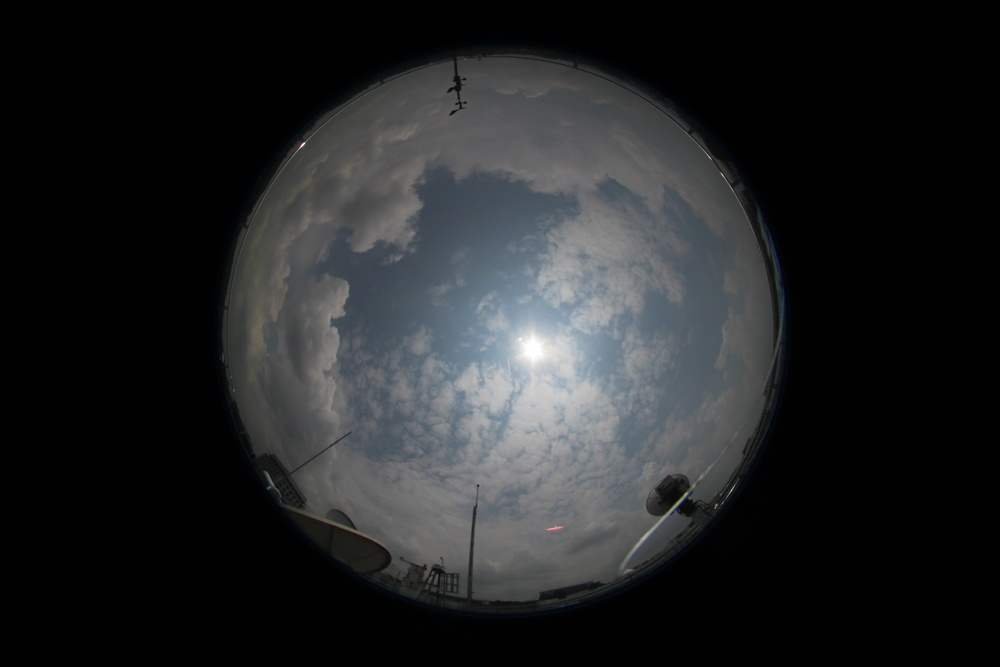
#> input picture image/2015-09-04-12-22-01-wahrsis3-med.jpg, 1000 x 667 px, shrunk from 5184 x 3456 before the run
$ python find_sun.py   (older library calls are emulated)
#> lines starting #> are read from the running program, lines starting #| are printed output that depends on the picture
#> further down, im is the input picture: shape (667, 1000, 3); mean B, G, R 37.3, 36.1, 34.6
### utilities.py
import numpy as np
import cv2
from scipy import ndimage

def where_is_sun(im, threshold_value):


	# Rotate to correct positions if required
#> called with threshold_value = 240
	lx, ly, _ = im.shape
#> lx = 667; ly = 1000
	if lx>ly:
		print ('Rotating')
		im = ndimage.rotate(im, -90)

	# Finding the centroid of sun position polygon
	red = im[:,:,2]
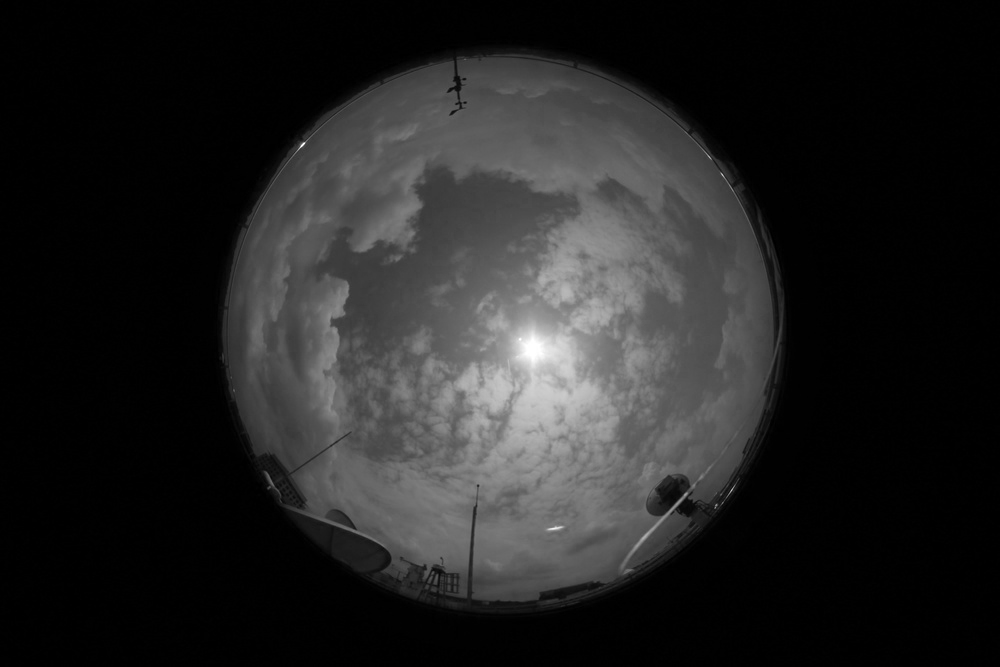
#> red: shape (667, 1000); min 0, max 255, mean 34.6
	green = im[:,:,1]
	blue = im[:,:,0]
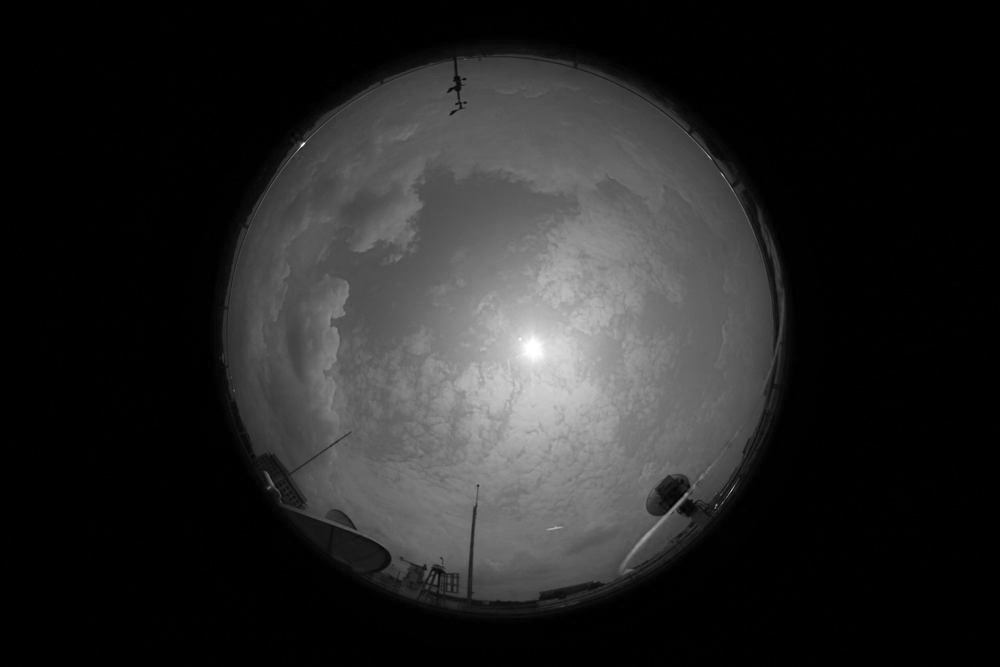
#> blue: shape (667, 1000); min 0, max 255, mean 37.3
	all_coord = np.where( red > threshold_value )
#> all_coord = 365 positions, rows 143 to 528, columns 301 to 554
	all_coord = np.asarray(all_coord)
	length = np.shape(all_coord)[1]
#> length = 365
	sum_x = np.sum(all_coord[0,:])
#> sum_x = 126738
	sum_y = np.sum(all_coord[1,:])
#> sum_y = 193442

	if (sum_x == 0 or sum_y == 0):
		centroid_x = np.nan
		centroid_y = np.nan
		print ('Sun is not visible in this image')
	else:
		centroid_x = int(sum_x/length)
#> centroid_x = 347
		centroid_y = int(sum_y/length)
#> centroid_y = 529
		print ('Sun\'s location in the image is [', str(centroid_x), ',', str(centroid_y), ']')
#| Sun's location in the image is [ 347 , 529 ]


	return (centroid_x, centroid_y)

### find_sun.py
import cv2
import matplotlib
import numpy as np
from utilities import *
import scipy.misc
import matplotlib.pyplot as plt

# Mention your sky/cloud image path here. Please make sure that your input image is inside "image" folder.
image_location = './image/2015-09-04-12-22-01-wahrsis3-med.jpg'


im = cv2.imread(image_location)
threshold_value = 240

# This is the main component that performs the computation for sun position in the image.
(centroid_x,centroid_y) = where_is_sun(im, threshold_value)
#> centroid_x = 347; centroid_y = 529


plt.figure(1)
plt.imshow(im[:,:, [2,1,0]])
plt.scatter(x=[centroid_y], y=[centroid_x], c='r', s=40)
plt.show()
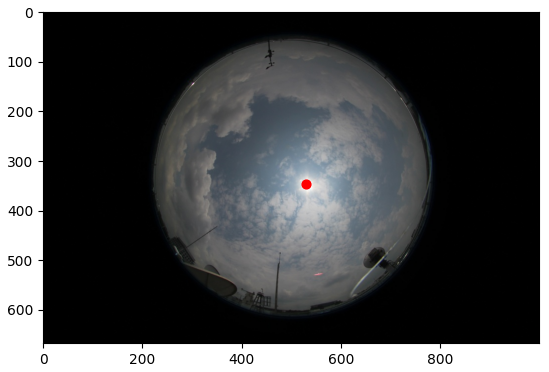
#> figure drawn by matplotlib, 1 panel

print ('Note the reference axis definition')
print ('X value = ', str(centroid_y))
#| X value =  529
print ('Y value = ', str(centroid_x))
#| Y value =  347

$ run again, with image/2015-04-21-13-30-00.jpg copied over image/2015-09-04-12-22-01-wahrsis3-med.jpg
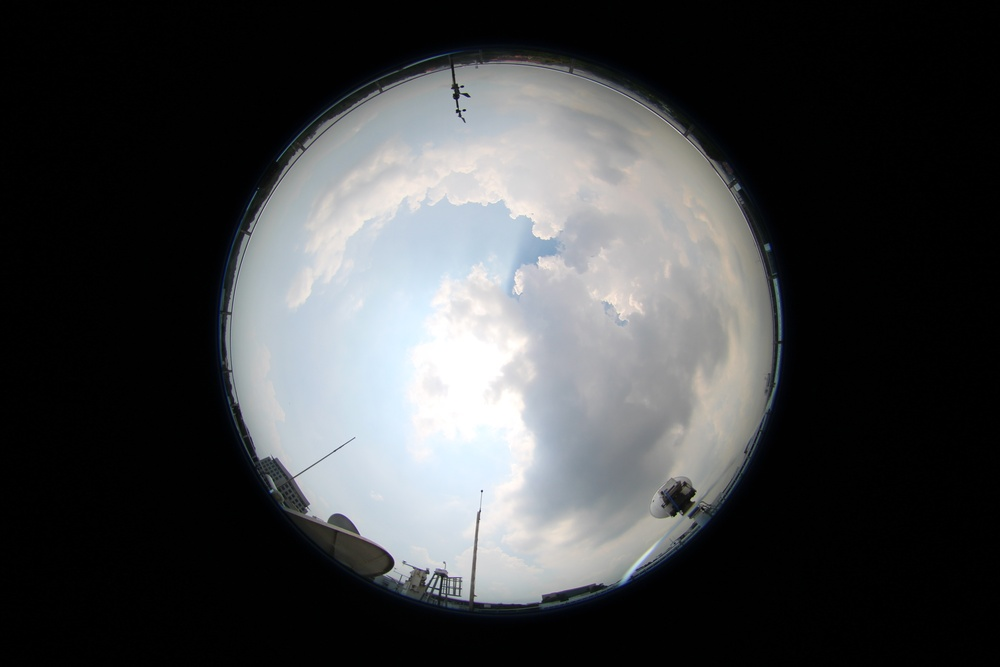
#> input picture image/2015-04-21-13-30-00.jpg, 1000 x 667 px, shrunk from 5184 x 3456 before the run
#> im is the input picture: shape (667, 1000, 3); mean B, G, R 68.8, 67.4, 65.9
#> in where_is_sun, `blue = im[:,:,0]`:
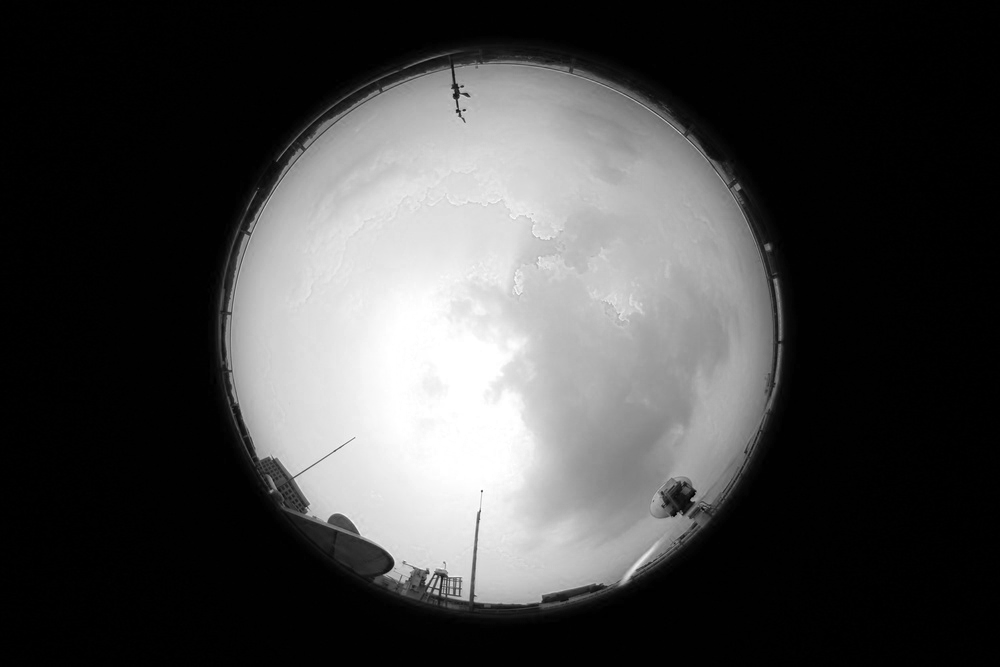
#> blue: shape (667, 1000); min 0, max 255, mean 68.8
#> all_coord = 14432 positions, rows 167 to 532, columns 352 to 636
#> sum_x = 5461701
#> sum_y = 6752564
#> in where_is_sun, `centroid_x = int(sum_x/length)`: centroid_x = 378
#> in where_is_sun, `centroid_y = int(sum_y/length)`: centroid_y = 467
#| Sun's location in the image is [ 378 , 467 ]
#> `(centroid_x,centroid_y) = where_is_sun(im, threshold_value)`: centroid_x = 378; centroid_y = 467
#> `plt.show()`:
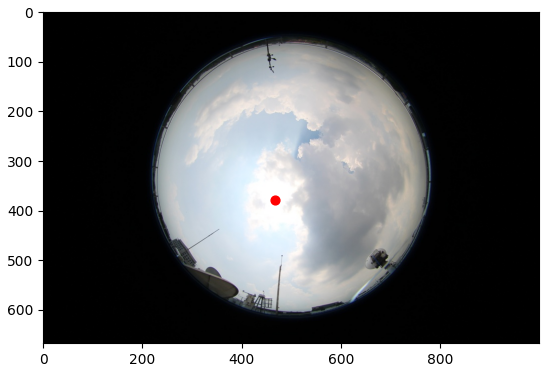
#> figure drawn by matplotlib, 1 panel
#| X value =  467
#| Y value =  378
